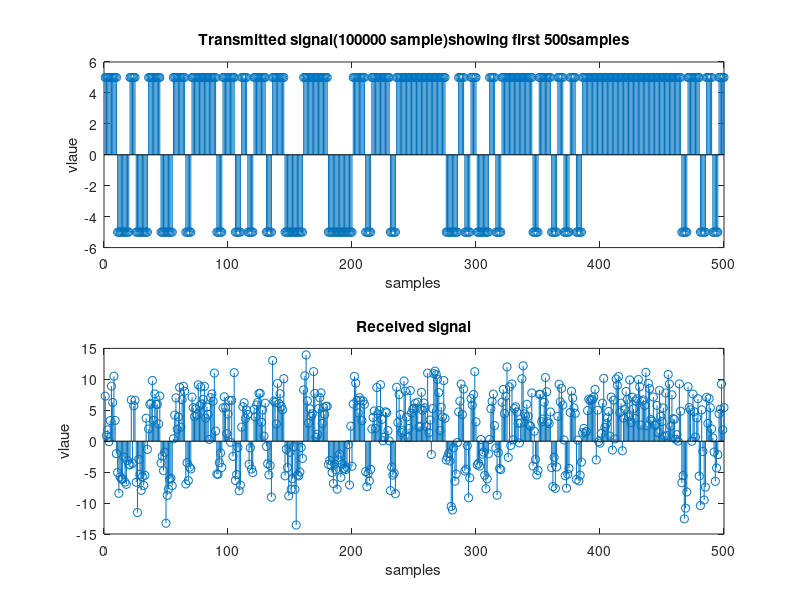
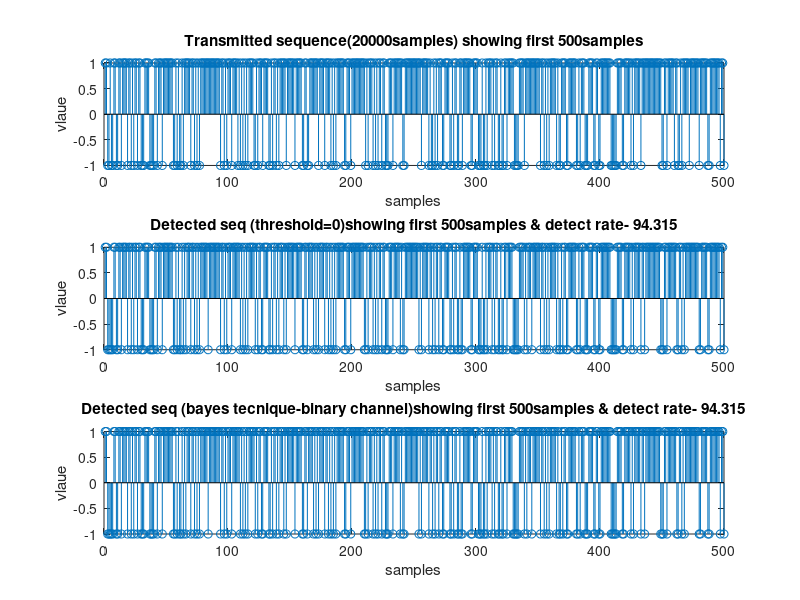

Write MATLAB code to recreate these figures, in order.
clc
close all
clear all
cc=[];
x=rand(1,20000);s=[];pi0=0.3;
for i=1:20000
    if x(i)<pi0
        s=[s -1];
    else
        s=[s 1];
    end
end
[p q]=find((s-1)==0);
display(length(p));
display(length(s)-length(p));
S=[];
for i=1:20000
    if s(i)==1
        S=[S ones(1,5)*5];
    else
        S=[S ones(1,5)*-5];
    end
            
end


N=sqrt(10).*randn(1,100000);
y=S+N;
figure;
subplot(2,1,1);stem(S(1:500));title('Transmitted signal(100000 sample)showing first 500samples');xlabel('samples');ylabel('vlaue');
subplot(2,1,2);stem(y(1:500));title('Received signal');xlabel('samples');ylabel('vlaue');
z=[];
for i=1:20000
    z=[z y(5*(i-1)+3)];
end
gdetect=ones(1,20000)*-1;
[p1 q1]=find(z>0);
for i=1:1:length(p1)
    gdetect(q1(i))=1;
end

[p2 q2]=find((gdetect-s)==0);
gdetectrate=(length(p2)*100)/length(s);
cc=[cc gdetectrate];

p11=0;p10=0;
[p3 q3]=find(s==1);
for i=1:1:length(p3)
    if gdetect(q3(i))==1
        p11=p11+1;
    else
        p10=p10+1;
    end
end
prob11=p11/length(p3);
prob10=p10/length(p3);


p01=0;p00=0;
[p4 q4]=find(s==-1);
for i=1:1:length(p4)
    if gdetect(q4(i))==-1
        p00=p00+1;
    else
        p01=p01+1;
    end
end
prob00=p00/length(p4);
prob01=p01/length(p4);
c1=prob01*pi0+prob10*(1-pi0);
c2=(1-prob01)*pi0+(1-prob10)*(1-pi0);
c3=pi0;
c4=(1-pi0);
c=[c1 c2 c3 c4];
display(c);
cost=min(c);
[p5 q5]=find(c==cost);
bdetect=gdetect;
switch q5
    case 1
        bdetectrate=gdetectrate;
    case 2
        for i=1:1:length(bdetect)
            if bdetect(i)==1
                bdetect(i)=-1;
            else
                bdetect(i)=1;
            end
        end
        [p6 q6]=find((bdetect-s)==0);
        bdetectrate=(length(p6)*100)/length(s);
    case 3
        for i=1:1:length(bdetect)
            bdetect(i)=1;
        end
        [p7 q7]=find((bdetect-s)==0);
        bdetectrate=(length(p7)*100)/length(s);
    case 4
        for i=1:1:length(bdetect)
            bdetect(i)=-1;
        end
        [p8 q8]=find((bdetect-s)==0);
        bdetectrate=(length(p8)*100)/length(s);
end
display(bdetectrate);

        
        
            
 

j=sprintf('Detected seq (threshold=0)showing first 500samples & detect rate- %d',gdetectrate);
j1=sprintf('Detected seq (bayes tecnique-binary channel)showing first 500samples & detect rate- %d',bdetectrate);
figure;
subplot(3,1,1);stem(s(1:500));title('Transmitted sequence(20000samples) showing first 500samples');xlabel('samples');ylabel('vlaue');
subplot(3,1,2);stem(gdetect(1:500));title(j);xlabel('samples');ylabel('vlaue');
subplot(3,1,3);stem(bdetect(1:500));title(j1);xlabel('samples');ylabel('vlaue');






